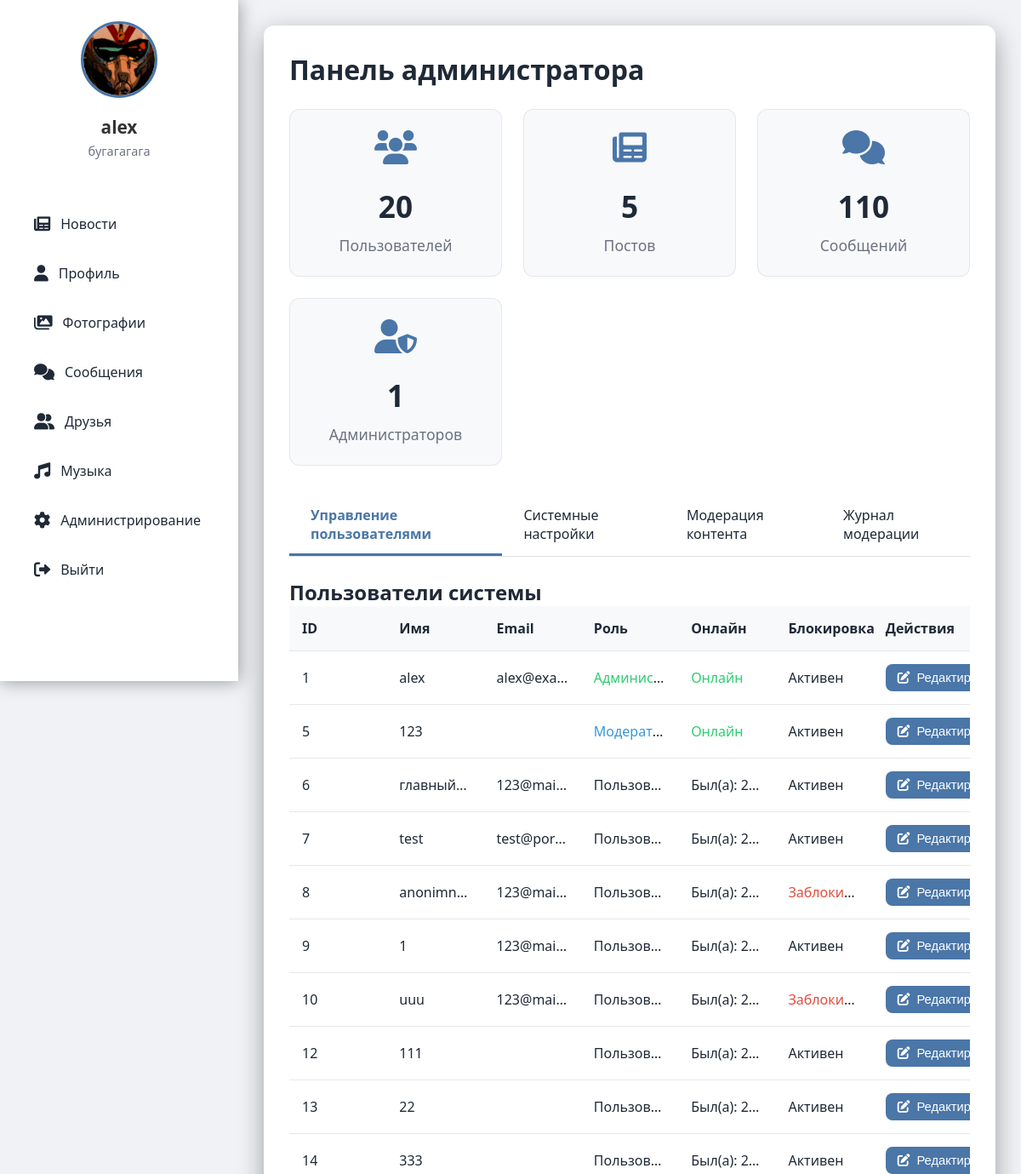
Page /admin (signed in, upper part) on the earlier database version.
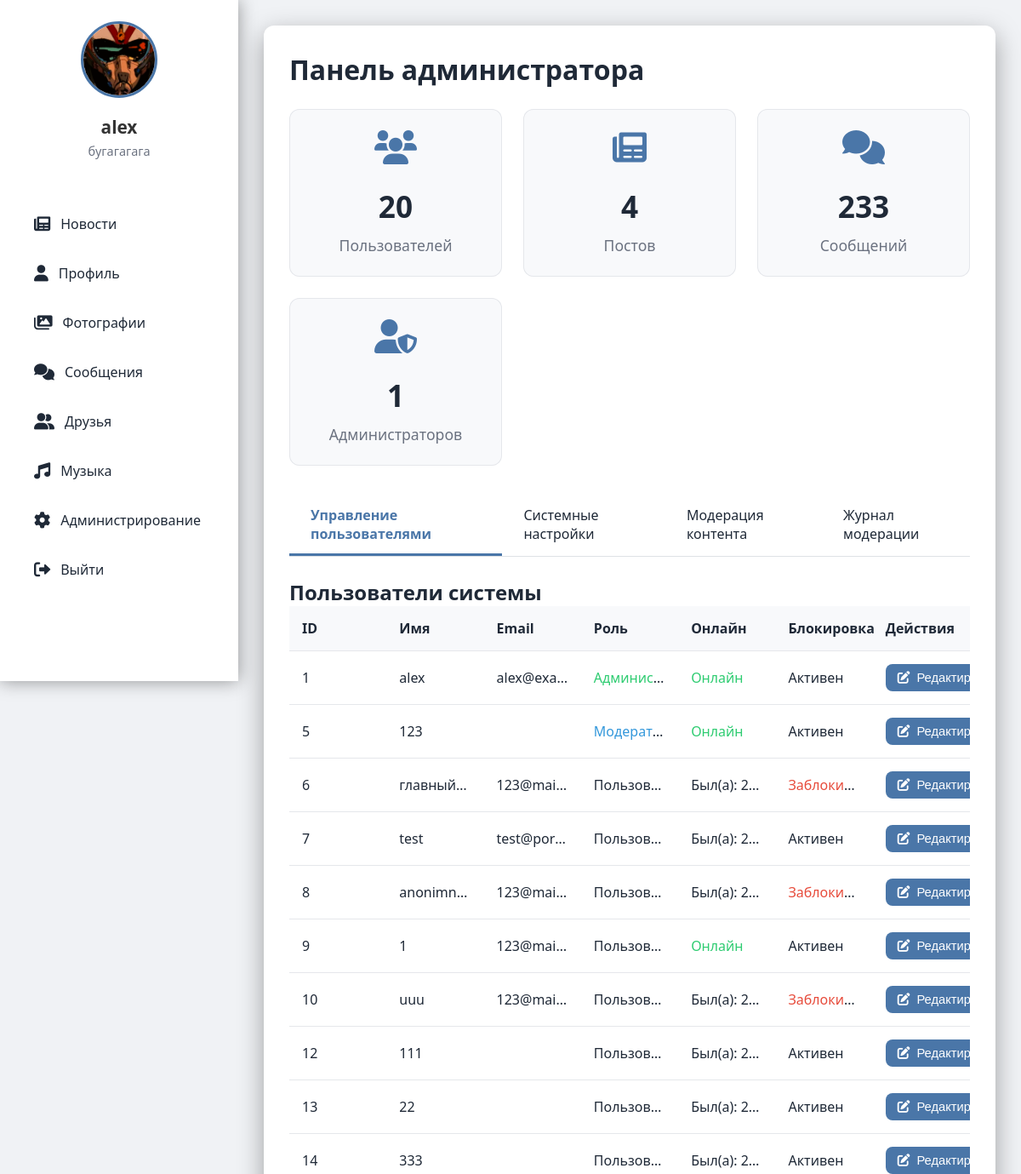
Same page on the later database version.
### tables this page shows
CREATE TABLE users (
                id INTEGER PRIMARY KEY AUTOINCREMENT,
                username TEXT UNIQUE NOT NULL,
                password TEXT NOT NULL,
                email TEXT,
                bio TEXT,
                avatar TEXT, role TEXT DEFAULT 'user' CHECK(role IN ('admin', 'moderator', 'user')), is_online BOOLEAN DEFAULT FALSE, last_seen DATETIME, banner TEXT, is_blocked BOOLEAN DEFAULT 0, block_reason TEXT);

### routes/admin.py (the view)
@bp.route('/admin')
def admin():
    if 'user_id' not in session:
        return redirect(url_for('auth.index'))
    user_id = session['user_id']
    conn = get_db()
    c = conn.cursor()
    c.execute("SELECT * FROM users WHERE id = ?", (user_id,))
    user = c.fetchone()
    if not user or user['role'] != 'admin':
        return redirect(url_for('feed.feed'))
    c.execute("SELECT COUNT(*) FROM users")
    users_count = c.fetchone()[0]
    c.execute("SELECT COUNT(*) FROM posts")
    posts_count = c.fetchone()[0]
    c.execute("SELECT COUNT(*) FROM messages")
    messages_count = c.fetchone()[0]
    c.execute("SELECT COUNT(*) FROM users WHERE role = 'admin'")
    admins_count = c.fetchone()[0]
    c.execute("SELECT id, username, email, bio, avatar, role, is_online, last_seen, is_blocked, block_reason FROM users")
    users = c.fetchall()
    c.execute("SELECT key, value FROM settings")
    settings = {row['key']: row['value'] for row in c.fetchall()}
    c.execute("SELECT id, email, message, status, created_at FROM invite_requests WHERE status='pending' ORDER BY created_at DESC")
    invite_requests = c.fetchall()
    c.execute("""
        SELECT code, uses_left, created_at, expires_at,
               CASE WHEN expires_at IS NOT NULL AND expires_at <= CURRENT_TIMESTAMP THEN 1 ELSE 0 END AS expired
        FROM invites ORDER BY created_at DESC
    """)
    invites = c.fetchall()
    c.execute("SELECT id, target_type, target_id, reason, created_at FROM reports WHERE status='open' ORDER BY created_at DESC")
    reports = c.fetchall()
    c.execute('''SELECT mr.id, mr.track_id, mr.reason, mr.created_at, m.title, m.filename, u.username
                 FROM music_reports mr JOIN music m ON mr.track_id=m.id JOIN users u ON mr.reporter_id=u.id
                 WHERE mr.status='open' ORDER BY mr.created_at DESC''')
    music_reports = c.fetchall()
    conn.close()
    return render_template('admin.html',
                           user=user,
                           users_count=users_count,
                           posts_count=posts_count,
                           messages_count=messages_count,
                           admins_count=admins_count,
                           users=users,
                           settings=settings,
                           reports=reports,
                           music_reports=music_reports,
                           invite_requests=invite_requests,
                           invites=invites)

### app.py (called while the page is built)
def _gen_csrf_token():
    import secrets
    token = session.get('_csrf_token')
    if not token:
        token = secrets.token_urlsafe(32)
        session['_csrf_token'] = token
    return token

@app.context_processor
def inject_csrf():
    return {'csrf_token': _gen_csrf_token()}

@app.before_request
def csrf_protect():
    if request.method in ('POST','PUT','PATCH','DELETE'):
        if request.path.startswith('/socket.io') or request.path.startswith('/static'):
            return None
        if request.endpoint in {'auth.index'}:
            if not session.get('_csrf_token'):
                return None
        token = None
        token = request.headers.get('X-CSRFToken') or request.headers.get('X-CSRF-Token')
        if not token:
            token = request.form.get('csrf_token') or request.args.get('csrf_token')
        if not token and request.is_json:
            try:
                token = (request.get_json(silent=True) or {}).get('csrf_token')
            except Exception:
                token = None
        if not token or token != session.get('_csrf_token'):
            return ('CSRF token missing or invalid', 400)

### templates/admin.html (shortened to what the changed rows need)
<!DOCTYPE html>
<html>
<head>
    <link href="https://cdnjs.cloudflare.com/ajax/libs/font-awesome/6.0.0/css/all.min.css" rel="stylesheet">
</head>
<body>
    <div class="content">
        <div class="admin-container">
            <h1>Панель администратора</h1>
            <div class="stats-grid">
                <div class="stat-card">
                    <i class="fas fa-newspaper"></i>
                    <div class="number">{{ posts_count }}</div>
                    <div class="label">Постов</div>
                </div>
                <div class="stat-card">
                    <i class="fas fa-comments"></i>
                    <div class="number">{{ messages_count }}</div>
                    <div class="label">Сообщений</div>
                </div>
            </div>
            <div class="tab-content active" id="users-tab">
                <h2>Пользователи системы</h2>
                <table class="user-table">
                    <thead>
                        <tr>
                            <th>ID</th>
                            <th>Имя</th>
                            <th>Email</th>
                            <th>Роль</th>
                            <th>Онлайн</th>
                            <th>Блокировка</th>
                            <th>Действия</th>
                        </tr>
                    </thead>
                    <tbody>
                        {% for u in users %}
                        <tr data-user-id="{{ u[0] }}">
                            <td>{{ u[0] }}</td>
                            <td>{{ u[1] }}</td>
                            <td>{{ u[2] }}</td>
                            <td>
                                {% if u[5] == 'admin' %}
                                    <span style="color: #2ecc71;">Администратор</span>
                                {% elif u[5] == 'moderator' %}
                                    <span style="color: #3498db;">Модератор</span>
                                {% else %}
                                    Пользователь
                                {% endif %}
                            </td>
                            <td>
                                {% if u[6] %}
                                    <span style="color:#2ecc71">Онлайн</span>
                                {% else %}
                                    <span title="{{ u[7] }}">Был(а): {{ u[7] }}</span>
                                {% endif %}
                            </td>
                            <td>
                                {% if u[8] %}
                                    <span style="color:#e74c3c">Заблокирован</span>
                                {% else %}
                                    Активен
                                {% endif %}
                            </td>
                            <td class="action-buttons">
                                <button type="button" class="btn js-edit" data-user-id="{{ u[0] }}" data-username="{{ u[1] }}" data-email="{{ u[2] }}" data-blocked="{{ u[8] }}">
                                    <i class="fas fa-edit"></i> Редактировать
                                </button>
                            </td>
                        </tr>
                        {% endfor %}
                    </tbody>
                </table>
            </div>
        </div>
    </div>
</body>
</html>

Differences in the rows shown:
changed users "главный…": is_blocked "Активен" → "Заблоки…"
changed users id 9: last_seen "2…" → (not shown); is_online "Был(а):" → "Онлайн"
Other differences:
{{ posts_count }}: "5" → "4"
{{ messages_count }}: "110" → "233"
